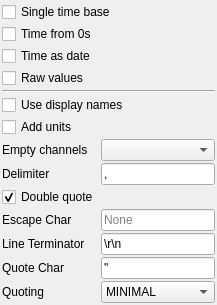
               <widget class="QWidget" name="CSV">
                <layout class="QGridLayout" name="gridLayout_2">
                 <property name="leftMargin">
                  <number>2</number>
                 </property>
                 <property name="topMargin">
                  <number>2</number>
                 </property>
                 <property name="rightMargin">
                  <number>2</number>
                 </property>
                 <property name="bottomMargin">
                  <number>2</number>
                 </property>
                 <property name="spacing">
                  <number>2</number>
                 </property>
                 <item row="10" column="1">
                  <widget class="QLineEdit" name="escapechar">
                   <property name="inputMask">
                    <string/>
                   </property>
                   <property name="maxLength">
                    <number>1</number>
                   </property>
                   <property name="placeholderText">
                    <string>None</string>
                   </property>
                  </widget>
                 </item>
                 <item row="9" column="0">
                  <widget class="QCheckBox" name="doublequote">
                   <property name="text">
                    <string>Double quote</string>
                   </property>
                   <property name="checked">
                    <bool>true</bool>
                   </property>
                  </widget>
                 </item>
                 <item row="13" column="1">
                  <widget class="QComboBox" name="quoting">
                   <property name="currentIndex">
                    <number>1</number>
                   </property>
                   <item>
                    <property name="text">
                     <string>ALL</string>
                    </property>
                   </item>
                   <item>
                    <property name="text">
                     <string>MINIMAL</string>
                    </property>
                   </item>
                   <item>
                    <property name="text">
                     <string>NONNUMERIC</string>
                    </property>
                   </item>
                   <item>
                    <property name="text">
                     <string>NONE</string>
                    </property>
                   </item>
                  </widget>
                 </item>
                 <item row="3" column="0" colspan="2">
                  <widget class="QCheckBox" name="raw_csv">
                   <property name="text">
                    <string>Raw values</string>
                   </property>
                  </widget>
                 </item>
                 <item row="10" column="0">
                  <widget class="QLabel" name="label_15">
                   <property name="text">
                    <string>Escape Char</string>
                   </property>
                  </widget>
                 </item>
                 <item row="7" column="1">
                  <widget class="QComboBox" name="empty_channels_csv"/>
                 </item>
                 <item row="5" column="0" colspan="2">
                  <widget class="QCheckBox" name="use_display_names_csv">
                   <property name="text">
                    <string>Use display names</string>
                   </property>
                  </widget>
                 </item>
                 <item row="8" column="1">
                  <widget class="QLineEdit" name="delimiter">
                   <property name="text">
                    <string>,</string>
                   </property>
                   <property name="maxLength">
                    <number>1</number>
                   </property>
                   <property name="clearButtonEnabled">
                    <bool>false</bool>
                   </property>
                  </widget>
                 </item>
                 <item row="12" column="1">
                  <widget class="QLineEdit" name="quotechar">
                   <property name="text">
                    <string>&quot;</string>
                   </property>
                   <property name="maxLength">
                    <number>1</number>
                   </property>
                  </widget>
                 </item>
                 <item row="8" column="0">
                  <widget class="QLabel" name="label_2">
                   <property name="text">
                    <string>Delimiter</string>
                   </property>
                  </widget>
                 </item>
                 <item row="4" column="0" colspan="2">
                  <widget class="Line" name="line_34">
                   <property name="orientation">
                    <enum>Qt::Horizontal</enum>
                   </property>
                  </widget>
                 </item>
                 <item row="7" column="0">
                  <widget class="QLabel" name="label_67">
                   <property name="text">
                    <string>Empty channels</string>
                   </property>
                  </widget>
                 </item>
                 <item row="13" column="0">
                  <widget class="QLabel" name="label_6">
                   <property name="text">
                    <string>Quoting</string>
                   </property>
                  </widget>
                 </item>
                 <item row="2" column="0" colspan="2">
                  <widget class="QCheckBox" name="time_as_date_csv">
                   <property name="text">
                    <string>Time as date</string>
                   </property>
                  </widget>
                 </item>
                 <item row="11" column="1">
                  <widget class="QLineEdit" name="lineterminator">
                   <property name="text">
                    <string>\r\n</string>
                   </property>
                  </widget>
                 </item>
                 <item row="1" column="0" colspan="2">
                  <widget class="QCheckBox" name="time_from_zero_csv">
                   <property name="text">
                    <string>Time from 0s</string>
                   </property>
                  </widget>
                 </item>
                 <item row="0" column="0" colspan="2">
                  <widget class="QCheckBox" name="single_time_base_csv">
                   <property name="text">
                    <string>Single time base</string>
                   </property>
                  </widget>
                 </item>
                 <item row="11" column="0">
                  <widget class="QLabel" name="label_4">
                   <property name="text">
                    <string>Line Terminator</string>
                   </property>
                  </widget>
                 </item>
                 <item row="12" column="0">
                  <widget class="QLabel" name="label_5">
                   <property name="text">
                    <string>Quote Char</string>
                   </property>
                  </widget>
                 </item>
                 <item row="6" column="0" colspan="2">
                  <widget class="QCheckBox" name="add_units">
                   <property name="text">
                    <string>Add units</string>
                   </property>
                  </widget>
                 </item>
                </layout>
               </widget>
